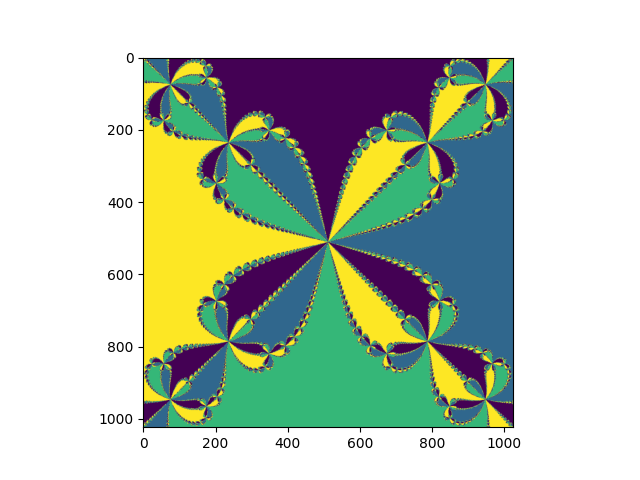

Generate this figure with Python:
import numpy as np
import matplotlib.pyplot as plt
import time 
import sys 
from numba import jit 
import linalg as lin
from sympy import *


func = lambda z : (z**2-1)*(z**2+1)
x0 = complex(0.5,0.5)
sol, history = lin.newton(x0, func)
f_complex= lambda z: (z**2+1)*(z**2-1)
f_complex_prime=lambda z:4*z**3
def newton_roots2(f,f_prime,x0,tol,N):  #where history collects the values of x during the iteration
    x=x0-f(x0)/f_prime(x0)
    
    for i in range(N):
        x=x-f(x)/f_prime(x)
        #History.append(x)(for every cicle i would append a Matrrix of 10**6 size)
        #print(np.max(abs(f(x))), f(x[0,0]))
        if np.max( np.abs(f(x)))<tol:
            print('the alghortim converges after',i,'iteration')
            return x
    return x


print(sol)
N = 1024
x = np.linspace(-1,1,N).astype(np.float64)
X, Y = np.meshgrid(x, x)
Z = X + 1j*Y
solci = newton_roots2(f_complex, f_complex_prime, Z, tol = 10e-10, N =2000)
print(np.mean(np.abs(solci)))
fig = plt.figure()
plt.imshow(np.angle(solci), cmap="viridis")
plt.show()
solci , _= lin.newton(Z, func, max_iter =1000)
fig = plt.figure()
plt.imshow(np.angle(solci), cmap="viridis")
plt.show()
plt.imshow(np.abs(solci), cmap= 'plasma')
print(np.mean(np.abs(solci)))
plt.show()
